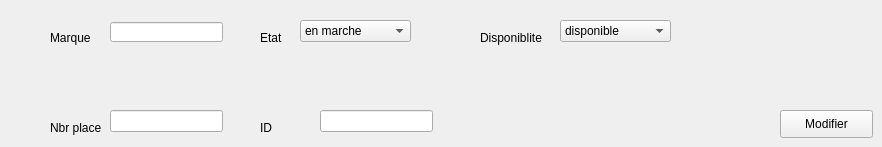
      <widget class="QWidget" name="tab_10">
       <attribute name="title">
        <string>Modifier</string>
       </attribute>
       <widget class="QPushButton" name="pushButton_13">
        <property name="geometry">
         <rect>
          <x>780</x>
          <y>110</y>
          <width>93</width>
          <height>28</height>
         </rect>
        </property>
        <property name="text">
         <string>Modifier</string>
        </property>
       </widget>
       <widget class="QLineEdit" name="lineEdit_17">
        <property name="geometry">
         <rect>
          <x>110</x>
          <y>22</y>
          <width>113</width>
          <height>20</height>
         </rect>
        </property>
       </widget>
       <widget class="QLabel" name="label_25">
        <property name="geometry">
         <rect>
          <x>480</x>
          <y>30</y>
          <width>71</width>
          <height>16</height>
         </rect>
        </property>
        <property name="text">
         <string>Disponiblite</string>
        </property>
       </widget>
       <widget class="QLabel" name="label_26">
        <property name="geometry">
         <rect>
          <x>50</x>
          <y>120</y>
          <width>56</width>
          <height>16</height>
         </rect>
        </property>
        <property name="text">
         <string>Nbr place</string>
        </property>
       </widget>
       <widget class="QLabel" name="label_27">
        <property name="geometry">
         <rect>
          <x>260</x>
          <y>30</y>
          <width>56</width>
          <height>16</height>
         </rect>
        </property>
        <property name="text">
         <string>Etat</string>
        </property>
       </widget>
       <widget class="QLineEdit" name="lineEdit_18">
        <property name="geometry">
         <rect>
          <x>110</x>
          <y>110</y>
          <width>113</width>
          <height>22</height>
         </rect>
        </property>
       </widget>
       <widget class="QLabel" name="label_28">
        <property name="geometry">
         <rect>
          <x>50</x>
          <y>30</y>
          <width>56</width>
          <height>16</height>
         </rect>
        </property>
        <property name="text">
         <string>Marque</string>
        </property>
       </widget>
       <widget class="QComboBox" name="comboBox_5">
        <property name="geometry">
         <rect>
          <x>560</x>
          <y>20</y>
          <width>111</width>
          <height>22</height>
         </rect>
        </property>
        <item>
         <property name="text">
          <string>disponible</string>
         </property>
        </item>
        <item>
         <property name="text">
          <string>non disponible</string>
         </property>
        </item>
       </widget>
       <widget class="QLabel" name="label_29">
        <property name="geometry">
         <rect>
          <x>260</x>
          <y>120</y>
          <width>56</width>
          <height>16</height>
         </rect>
        </property>
        <property name="text">
         <string>ID</string>
        </property>
       </widget>
       <widget class="QLineEdit" name="lineEdit_19">
        <property name="geometry">
         <rect>
          <x>320</x>
          <y>110</y>
          <width>113</width>
          <height>22</height>
         </rect>
        </property>
        <property name="text">
         <string/>
        </property>
       </widget>
       <widget class="QComboBox" name="comboBox_6">
        <property name="geometry">
         <rect>
          <x>300</x>
          <y>20</y>
          <width>111</width>
          <height>22</height>
         </rect>
        </property>
        <item>
         <property name="text">
          <string>en marche</string>
         </property>
        </item>
        <item>
         <property name="text">
          <string>en panne</string>
         </property>
        </item>
       </widget>
      </widget>
